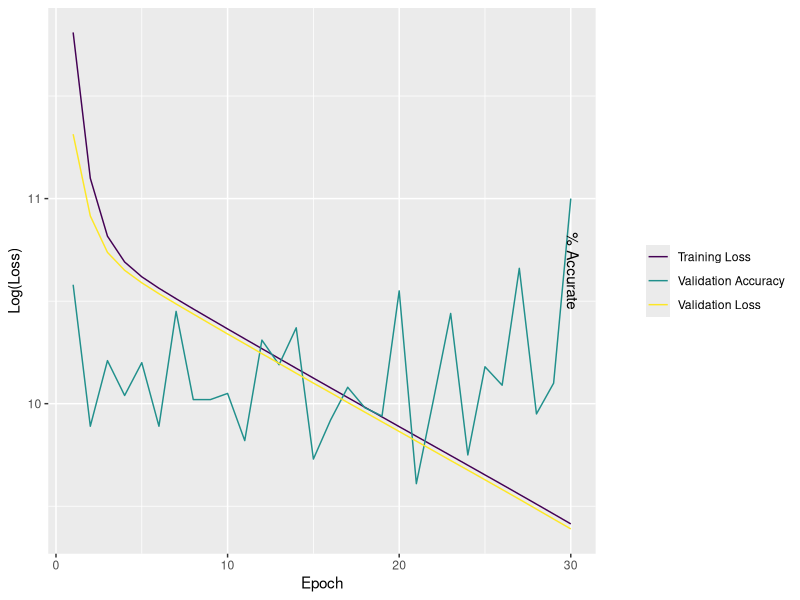

Generate this figure with R:
library(ggplot2)
library(dplyr)
library(tidyr)
library(viridis)

# Read the data
df <- read.csv("results/training_performance_RTNet.csv")

# Plot validation loss and accuracy against epoch
epochs <- 1:30

# convert data to long format
df <- df %>% 
  mutate(X=X+1) %>%
  mutate(TrainingLoss=log(TrainingLoss)) %>%
  mutate(ValLoss=log(ValLoss)) %>%
  pivot_longer(cols=c("TrainingLoss","ValLoss", "ValAcc"),
                          names_to="ValMetric",
                          values_to="value")

# Plot the data
ggplot(data=df, aes(x=X, y=value)) +
  geom_line(aes(color=ValMetric)) +
  scale_color_viridis_d(name=NULL, labels = c("Training Loss", "Validation Accuracy", "Validation Loss")) +
  xlab("Epoch") +
  ylab("Log(Loss)") +
  labs(tag="% Accurate") + 
  theme(legend.box.margin=margin(l=20),
    plot.tag = element_text(angle=-90, size=11),
    plot.tag.position=c(.72, 0.55))

